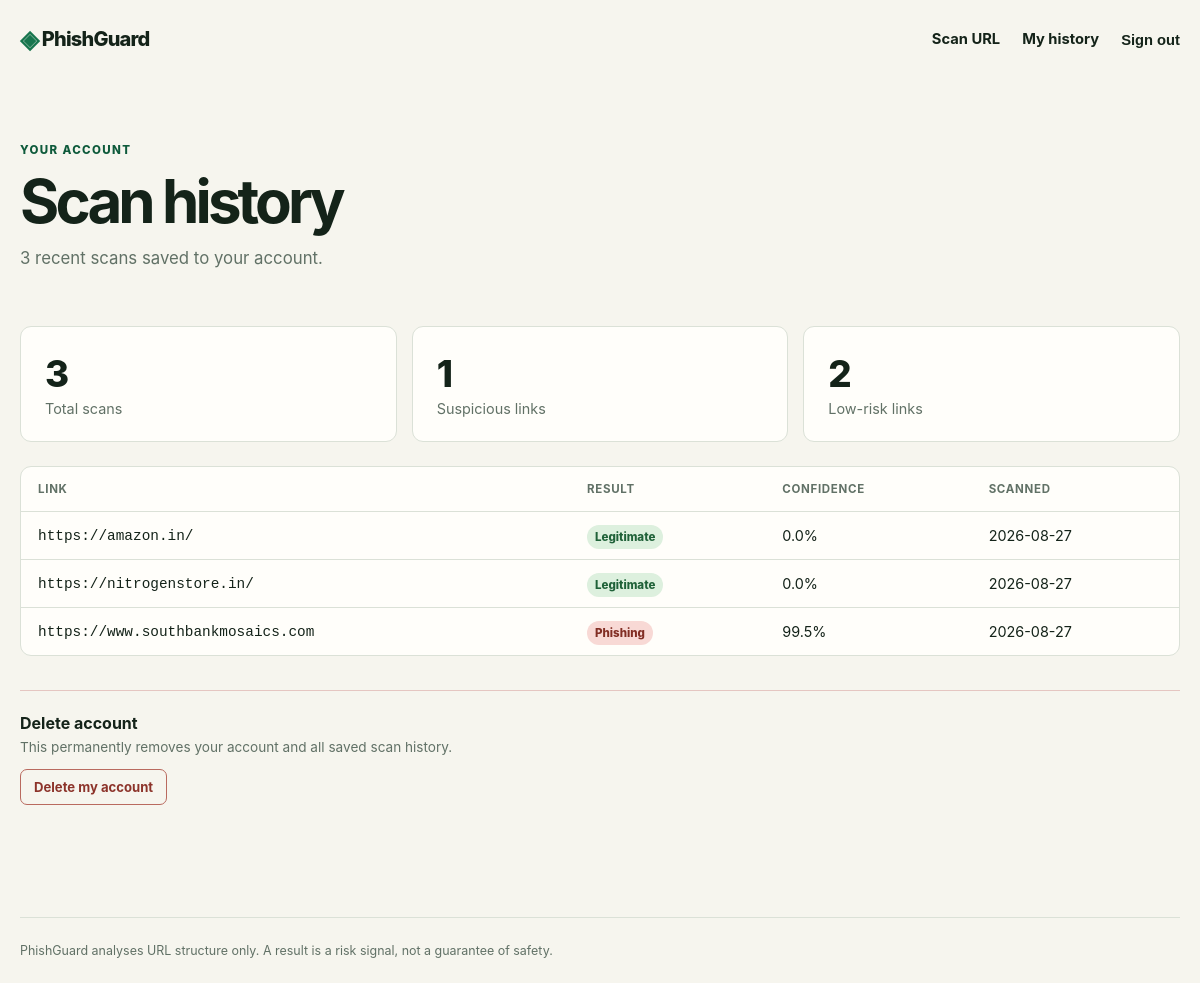
The app's page /dashboard (signed in) with its own data.
### tables this page shows
CREATE TABLE scans (
    id INTEGER PRIMARY KEY AUTOINCREMENT,
    user_id INTEGER,
    url TEXT NOT NULL,
    verdict TEXT NOT NULL CHECK(verdict IN ('phishing', 'legitimate')),
    confidence REAL NOT NULL,
    risk_level TEXT NOT NULL,
    reasons TEXT NOT NULL,
    scanned_at TEXT NOT NULL,
    FOREIGN KEY (user_id) REFERENCES users (id)
);

### final year project/app/main.py (the view)
@main_bp.route("/dashboard")
def dashboard():
    if not g.user:
        return redirect(url_for("auth.login"))
    scans = get_db().execute(
        "SELECT * FROM scans WHERE user_id = ? ORDER BY scanned_at DESC LIMIT 100", (g.user["id"],)
    ).fetchall()
    scans = [
        {**dict(scan), "reasons_list": deserialise_reasons(scan["reasons"])}
        for scan in scans
    ]
    totals = Counter(scan["verdict"] for scan in scans)
    return render_template("dashboard.html", scans=scans, totals=totals)

### final year project/app/database.py (called while the page is built)
def get_db():
    if "db" not in g:
        g.db = sqlite3.connect(current_app.config["DATABASE"])
        g.db.row_factory = sqlite3.Row
        g.db.execute("PRAGMA foreign_keys = ON")
    return g.db

### final year project/app/main.py (called while the page is built)
@main_bp.before_app_request
def load_logged_in_user():
    user_id = session.get("user_id")
    g.user = None if user_id is None else get_db().execute("SELECT * FROM users WHERE id = ?", (user_id,)).fetchone()

### final year project/app/ml/scoring.py (called while the page is built)
def deserialise_reasons(value):
    return json.loads(value)

### final year project/app/templates/dashboard.html (shortened to what this page needs)
{% extends "base.html" %}
{% block content %}
<section class="page-heading"><p class="eyebrow">Your account</p><h1>Scan history</h1><p>{{ scans|length }} recent scan{{ '' if scans|length == 1 else 's' }} saved to your account.</p></section>
<section class="stats"><article><span>{{ scans|length }}</span><p>Total scans</p></article><article><span>{{ totals.phishing|default(0, true) }}</span><p>Suspicious links</p></article><article><span>{{ totals.legitimate|default(0, true) }}</span><p>Low-risk links</p></article></section>
{% if scans %}
<div class="table-wrap"><table><thead><tr><th>Link</th><th>Result</th><th>Confidence</th><th>Scanned</th></tr></thead><tbody>{% for scan in scans %}<tr><td class="url-cell" title="{{ scan.url }}">{{ scan.url }}</td><td><span class="status {{ scan.risk_level }}">{{ scan.verdict }}</span></td><td>{{ scan.confidence }}%</td><td>{{ scan.scanned_at[:10] }}</td></tr>{% endfor %}</tbody></table></div>
{% else %}
<div class="empty-state"><h2>No saved scans yet</h2><p>Analyse a link and it will appear here.</p><a class="button-link" href="{{ url_for('main.index') }}">Scan a link</a></div>
{% endif %}
<section class="account-danger"><h2>Delete account</h2><p>This permanently removes your account and all saved scan history.</p><form action="{{ url_for('auth.delete_account') }}" method="post" onsubmit="return confirm('Delete your account and all saved scan history? This cannot be undone.');"><button type="submit">Delete my account</button></form></section>
{% endblock %}

### final year project/app/static/style.css (style rules this page uses)
:root { --ink:#142319; --muted:#617166; --paper:#f6f5ee; --line:#dbe1d7; --green:#17754d; --green-dark:#0e5a3b; --amber:#b76700; --red:#a73e32; --white:#fffefa; }
* { box-sizing:border-box; }
body { margin:0; min-height:100vh; background:var(--paper); color:var(--ink); font-family:Inter,ui-sans-serif,system-ui,-apple-system,BlinkMacSystemFont,"Segoe UI",sans-serif; }
.eyebrow { text-transform:uppercase; font-size:.72rem; letter-spacing:.12em; color:var(--green-dark); font-weight:800; margin:0 0 15px; }
.hero h1,.result-card h1,.auth-card h1,.page-heading h1 { letter-spacing:-.065em; margin:0; line-height:.98; font-size:clamp(2.8rem,7vw,5.7rem); max-width:810px; }
.page-heading { padding:65px 0 30px; }
.page-heading h1 { font-size:clamp(2.8rem,5vw,4.7rem); }
.page-heading p:not(.eyebrow) { color:var(--muted); font-size:1.05rem; }
.stats { display:grid; grid-template-columns:repeat(3,1fr); gap:15px; margin:12px 0 24px; }
.stats article { background:var(--white); border:1px solid var(--line); padding:24px; border-radius:11px; }
.stats span { font-size:2.3rem; letter-spacing:-.06em; font-weight:800; }
.stats p { color:var(--muted); margin:4px 0 0; font-size:.9rem; }
.table-wrap { overflow-x:auto; background:var(--white); border:1px solid var(--line); border-radius:11px; }
table { width:100%; border-collapse:collapse; font-size:.9rem; }
th { text-align:left; color:var(--muted); font-size:.72rem; text-transform:uppercase; letter-spacing:.06em; }
th,td { padding:15px 17px; border-bottom:1px solid var(--line); }
tbody tr:last-child td { border:0; }
.url-cell { max-width:390px; overflow:hidden; text-overflow:ellipsis; white-space:nowrap; font-family:ui-monospace,SFMono-Regular,Menlo,monospace; }
.status { font-size:.72rem; padding:5px 8px; border-radius:99px; font-weight:800; text-transform:capitalize; }
.status.high { background:#f8d9d5; color:#822e24; }
.status.low { background:#ddf0de; color:#206239; }
.account-danger { margin-top:34px; padding:22px 0; border-top:1px solid #e5c6c1; }
.account-danger h2 { font-size:1rem; margin:0 0 6px; }
.account-danger p { color:var(--muted); font-size:.85rem; margin:0 0 14px; }
.account-danger button { border:1px solid #b96a5f; background:transparent; color:#8c332a; border-radius:7px; padding:9px 13px; font:inherit; font-size:.82rem; font-weight:700; cursor:pointer; }

### records on screen
scans: url "https://amazon.in/", verdict "Legitimate", confidence "0.0", scanned_at "2026-08-27"
scans: url "https://nitrogenstore.in/", verdict "Legitimate", confidence "0.0", scanned_at "2026-08-27"
scans: url "https://www.southbankmosaics.com", verdict "Phishing", confidence "99.5", scanned_at "2026-08-27"

### other values on screen
{{ scans|length }} "3"
{{ '' if scans|length == 1 else 's' }} "s"
{{ totals.phishing|default(0, true) }} "1"
{{ totals.legitimate|default(0, true) }} "2"
